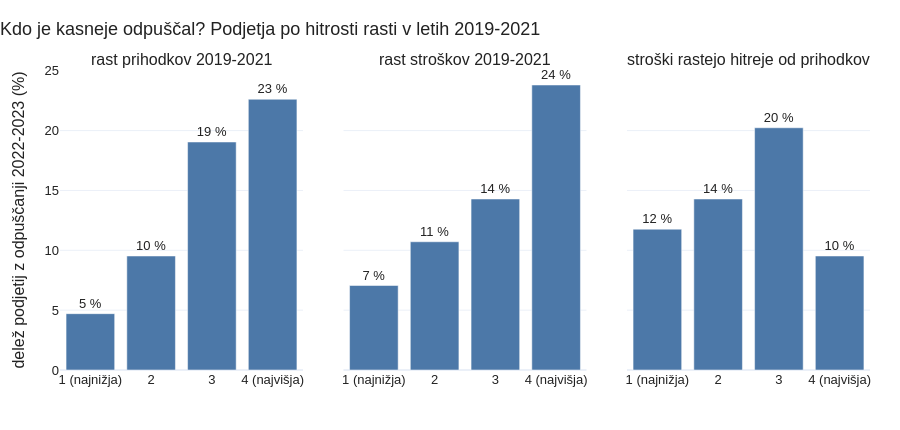

The cell this chart's notebook holds for it:
### Code cell
show("2_rast")

### Figure 1 — Plotly figure (JSON) as saved in the notebook; plotly's stock layout.template omitted (floating-point values rounded to 4 significant figures)
{"data": [{"customdata": [[85, 4], [84, 8], [84, 16], [84, 19]], "hovertemplate": "%{customdata[1]} od %{customdata[0]} podjetij<br>delež: %{y:.0f} %<extra></extra>", "marker": {"color": "#4C78A8"}, "showlegend": false, "text": ["5 %", "10 %", "19 %", "23 %"], "textposition": "outside", "type": "bar", "x": ["1 (najnižja)", "2", "3", "4 (najvišja)"], "xaxis": "x", "y": [4.706, 9.524, 19.05, 22.62], "yaxis": "y"}, {"customdata": [[85, 6], [84, 9], [84, 12], [84, 20]], "hovertemplate": "%{customdata[1]} od %{customdata[0]} podjetij<br>delež: %{y:.0f} %<extra></extra>", "marker": {"color": "#4C78A8"}, "showlegend": false, "text": ["7 %", "11 %", "14 %", "24 %"], "textposition": "outside", "type": "bar", "x": ["1 (najnižja)", "2", "3", "4 (najvišja)"], "xaxis": "x2", "y": [7.059, 10.71, 14.29, 23.81], "yaxis": "y2"}, {"customdata": [[85, 10], [84, 12], [84, 17], [84, 8]], "hovertemplate": "%{customdata[1]} od %{customdata[0]} podjetij<br>delež: %{y:.0f} %<extra></extra>", "marker": {"color": "#4C78A8"}, "showlegend": false, "text": ["12 %", "14 %", "20 %", "10 %"], "textposition": "outside", "type": "bar", "x": ["1 (najnižja)", "2", "3", "4 (najvišja)"], "xaxis": "x3", "y": [11.76, 14.29, 20.24, 9.524], "yaxis": "y3"}], "layout": {"annotations": [{"font": {"size": 16}, "showarrow": false, "text": "rast prihodkov 2019-2021", "x": 0.15, "xanchor": "center", "xref": "paper", "y": 1, "yanchor": "bottom", "yref": "paper"}, {"font": {"size": 16}, "showarrow": false, "text": "rast stroškov 2019-2021", "x": 0.5, "xanchor": "center", "xref": "paper", "y": 1, "yanchor": "bottom", "yref": "paper"}, {"font": {"size": 16}, "showarrow": false, "text": "stroški rastejo hitreje od prihodkov", "x": 0.85, "xanchor": "center", "xref": "paper", "y": 1, "yanchor": "bottom", "yref": "paper"}], "colorway": ["#4C78A8", "#F58518", "#E45756", "#72B7B2", "#54A24B", "#EECA3B", "#B279A2", "#FF9DA6", "#9D755D", "#BAB0AC"], "font": {"color": "#222222", "family": "Arial, Helvetica, sans-serif", "size": 13}, "height": 430, "hoverlabel": {"namelength": -1}, "legend": {"orientation": "h", "x": 0, "y": -0.15, "yanchor": "top"}, "margin": {"b": 60, "l": 60, "r": 30, "t": 70}, "separators": ",.", "title": {"text": "Kdo je kasneje odpuščal? Podjetja po hitrosti rasti v letih 2019-2021", "x": 0, "xanchor": "left"}, "xaxis": {"anchor": "y", "domain": [0, 0.3]}, "xaxis2": {"anchor": "y2", "domain": [0.35, 0.65]}, "xaxis3": {"anchor": "y3", "domain": [0.7, 1]}, "yaxis": {"anchor": "x", "domain": [0, 1], "title": {"text": "delež podjetij z odpuščanji 2022-2023 (%)"}}, "yaxis2": {"anchor": "x2", "domain": [0, 1], "matches": "y", "showticklabels": false}, "yaxis3": {"anchor": "x3", "domain": [0, 1], "matches": "y", "showticklabels": false}}}
